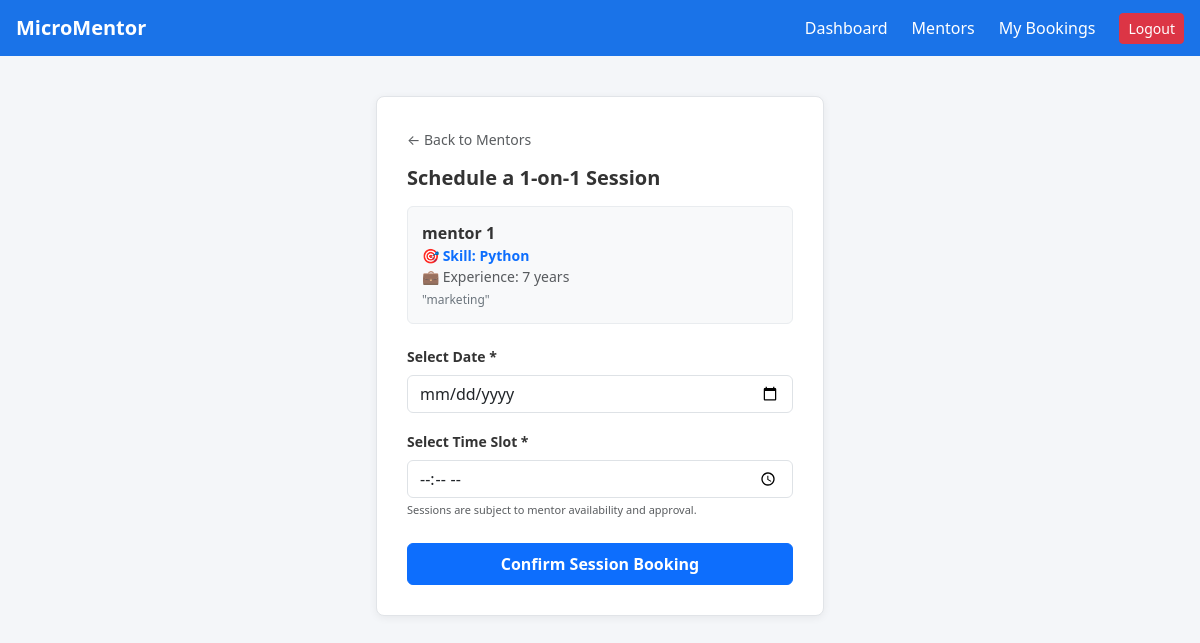
The page /mentor/book/4/ (signed in) on the database its author committed.
### mentors/models.py (models this page shows, shortened)
class Mentor(models.Model):
    user = models.OneToOneField(User, on_delete=models.CASCADE)
    expertise = models.CharField(max_length=200)
    experience = models.IntegerField()
    skill=models.CharField(max_length=100)
    is_available = models.BooleanField(default=True)
    phone = models.CharField(max_length=15, null=True, blank=True)

### mentors/views.py (the view, shortened to what this page needs)
# urls.py: path('book/<int:mentor_id>/', views.book_mentor, name='book_mentor'),
@login_required
def book_mentor(request, mentor_id):
    mentor = get_object_or_404(Mentor, id=mentor_id)
    return render(request, 'book.html', {'mentor': mentor})

### templates/book.html (shortened to what this page needs)
<!DOCTYPE html>
<html lang="en">
<head>
    <link href="https://cdn.jsdelivr.net/npm/bootstrap@5.3.2/dist/css/bootstrap.min.css" rel="stylesheet">
</head>
<body>
    <nav class="navbar navbar-expand navbar-dark navbar-custom px-3">
        <a class="navbar-brand fw-bold" href="/dashboard/">MicroMentor</a>
        <div class="navbar-nav ms-auto align-items-center gap-2">
            <a class="nav-link text-white" href="/dashboard/">Dashboard</a>
            <a class="nav-link text-white" href="/mentor/mentors/">Mentors</a>
            <a class="nav-link text-white" href="/mentor/my-bookings/">My Bookings</a>
            <a class="btn btn-sm btn-danger ms-2" href="/logout/">Logout</a>
        </div>
    </nav>
    <div class="container">
        <div class="booking-card">
            <a href="/mentor/mentors/" class="text-decoration-none small text-muted mb-3 d-inline-block">← Back to Mentors</a>
            <h1 class="h5 fw-bold mb-3">Schedule a 1-on-1 Session</h1>
            <div class="mentor-box">
                <div class="fw-bold fs-6">{{ mentor.user.username }}</div>
                <div class="text-primary small fw-semibold">🎯 Skill: {{ mentor.skill }}</div>
                <div class="text-muted small">💼 Experience: {{ mentor.experience }} years</div>
                {% if mentor.expertise %}
                <div class="text-secondary small mt-1" style="font-size: 12px;">"{{ mentor.expertise }}"</div>
                {% endif %}
            </div>
            <form method="POST">
                <div class="mb-3">
                    <label for="date" class="form-label small fw-bold">Select Date *</label>
                    <input type="date" class="form-control" id="date" name="date" required>
                </div>
                <div class="mb-4">
                    <label for="time" class="form-label small fw-bold">Select Time Slot *</label>
                    <input type="time" class="form-control" id="time" name="time" required>
                    <div class="form-text text-muted" style="font-size: 11px;">Sessions are subject to mentor availability and approval.</div>
                </div>
                <div class="d-grid">
                    <button type="submit" class="btn btn-primary fw-bold py-2">Confirm Session Booking</button>
                </div>
            </form>
        </div>
    </div>
</body>
</html>

### templates/book.html (style rules this page uses)
body { background-color: #f4f6f9; color: #333; }
.navbar-custom { background-color: #1a73e8; }
.container { max-width: 480px; margin: 40px auto; padding: 0 16px; }
.booking-card { background: #ffffff; border: 1px solid #e1e4e8; border-radius: 8px; padding: 30px; box-shadow: 0 2px 8px rgba(0,0,0,0.06); }
.mentor-box { background: #f8f9fa; border: 1px solid #e9ecef; border-radius: 6px; padding: 14px; margin-bottom: 20px; }

### rows shown on the page
Mentor: user.username "mentor 1", skill "Python", experience "7", expertise "marketing"
